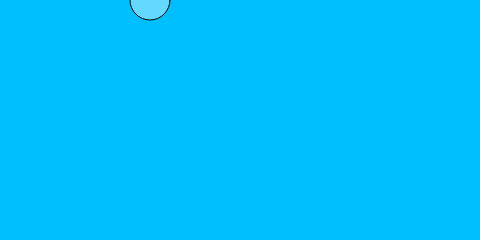
Frame 1 (no input)
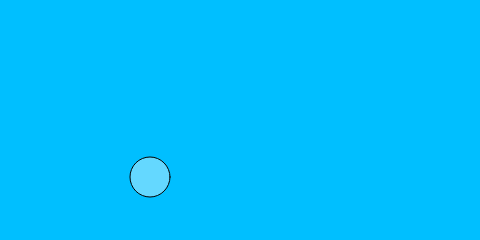
Frame 60 (no input)
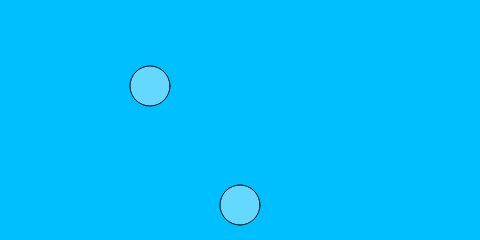
Frame 120 (the mouse pressed at the canvas centre since frame 60)

The p5.js sketch that drew these frames (run headless with seeded random() and noise() and a simulated clock; from frame 60 on, the mouse is pressed at the canvas centre):

// p5.js sketch
// ── sketch.js
var balls = []; 
var gravity=0.1

function setup() {
  createCanvas(480, 240);
  balls.push(new Ball(150,0,40));
}

function draw() {
  background(0,191,255);
  
  for(var x = 0; x < balls.length; x ++ ) { 
    balls[x].update();
    balls[x].display();
  }
}

function mousePressed() {
  var b = new Ball(mouseX,mouseY,40);
  balls.push(b);
}

function keyPressed() {
  var b = new Ball(mouseX,mouseY,40);
 balls.pop(b);
}


// ── ball.js
 function Ball(tempX,tempY,tempW)
  {
  this.x = tempX;  
  this.y = tempY; 
  this.w = tempW; 
    this.speed = 0;
  

 this.display=function()
  {
    fill(255,100); 
    stroke(0); 
    ellipse(this.x,this.y,this.w,this.w); 
  }

  this.update=function(){
    this.y = this.y + this.speed; 
    this.speed = this.speed + gravity; 
    if (this.y > height) { 
      this.y = height;
      this.speed = this.speed * -0.79;  
    } 
  }
}
